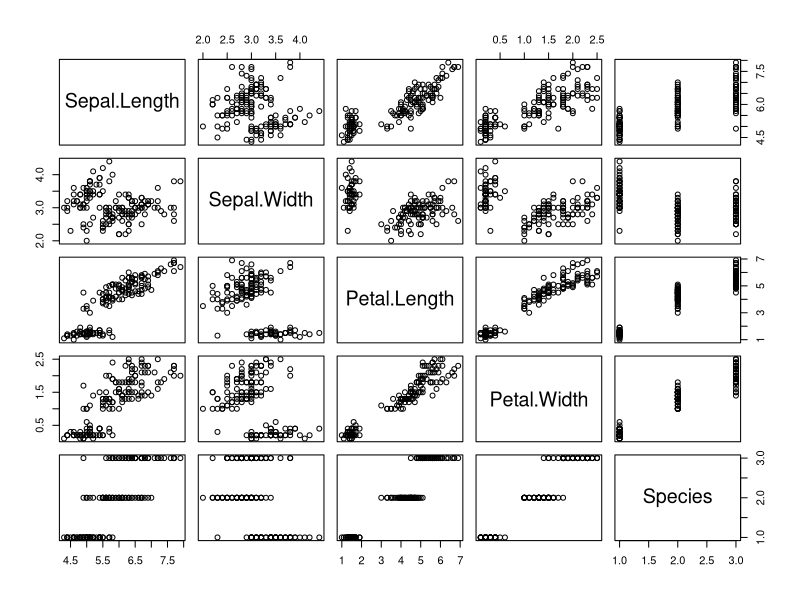
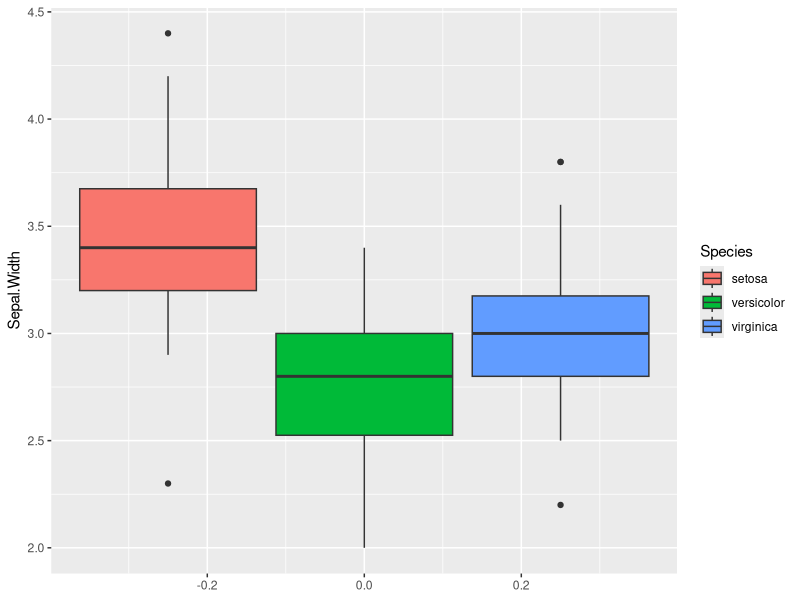
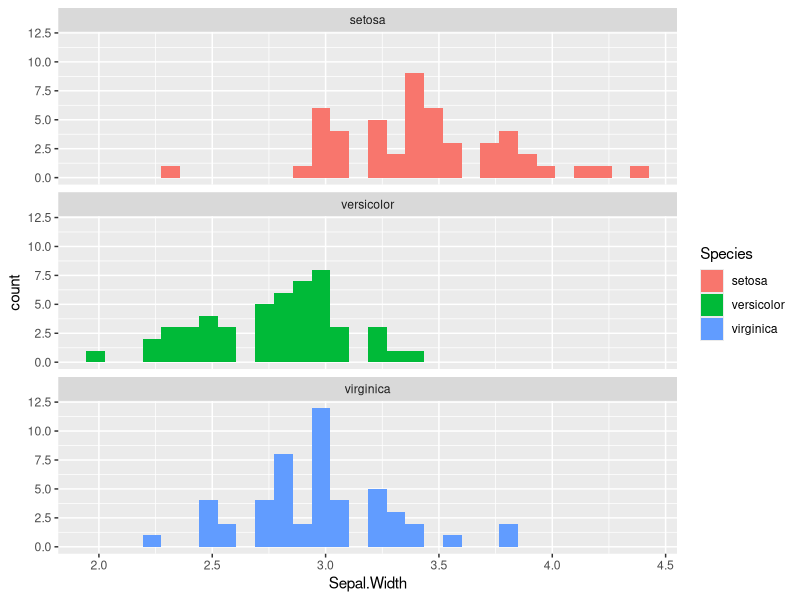
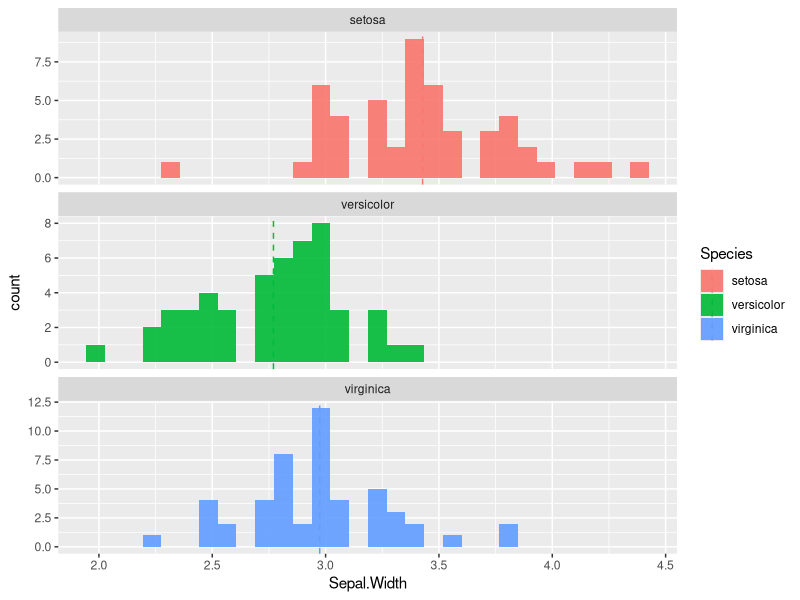
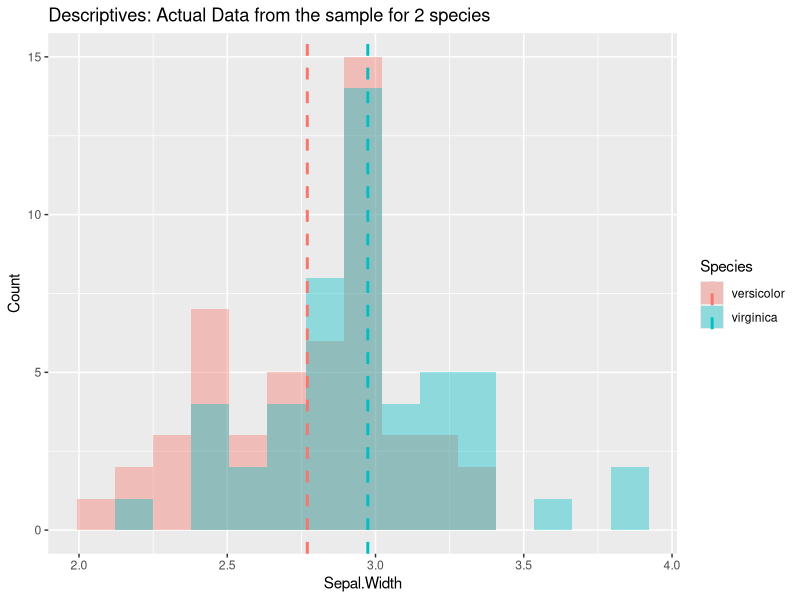
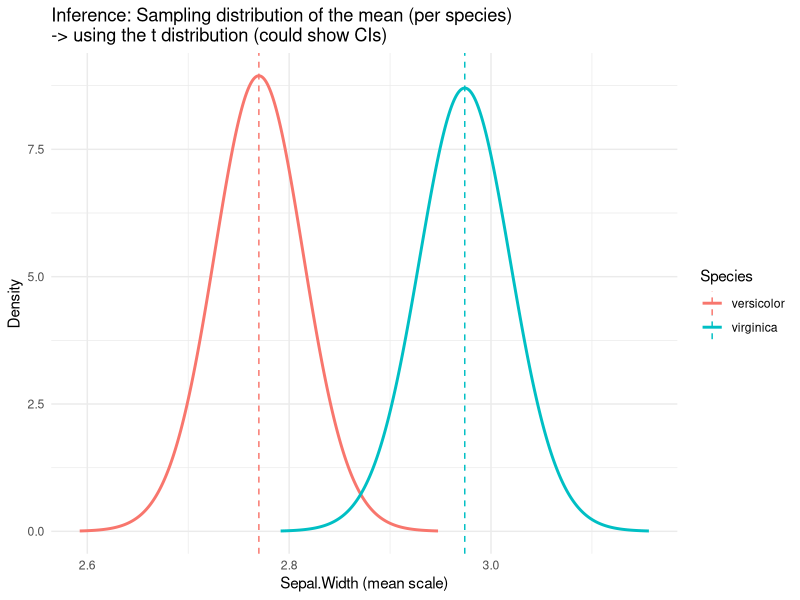
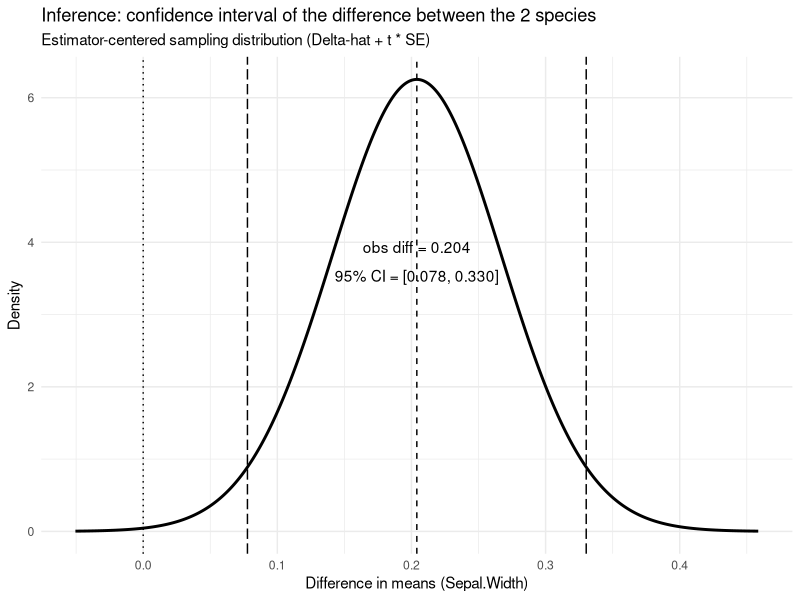
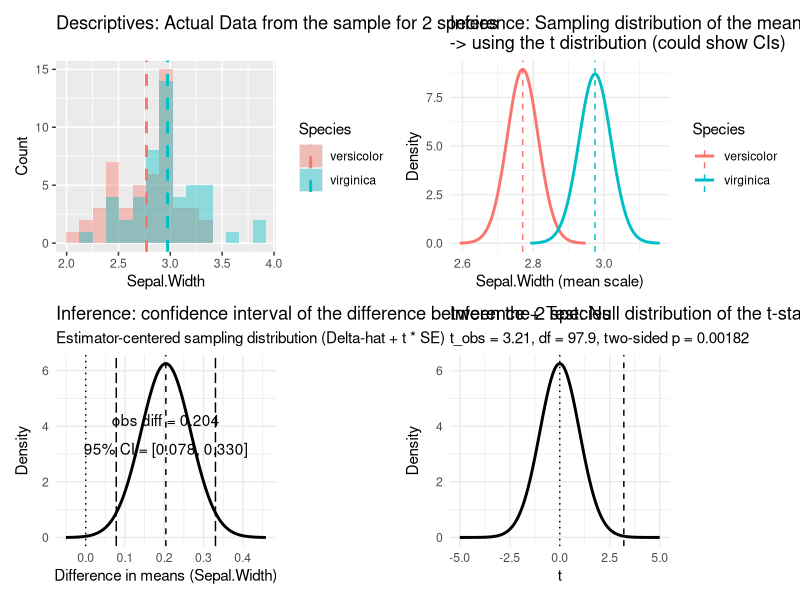

These figures' R source, in order:
library(tidyverse)
library(patchwork)

set.seed(123)

# Confidence Intervals & Hypothesis Testing (Student’s t)

#### Toolbox with main functions ####

##### Confidence Intervals #####

### One sample distribution: CIs of a mean
# Assumes independent and identically distributed (i.d.d) draws; uses t with length(x)-1 df and sd(x)/sqrt(n).
# t.test(x, conf.level = 0.95)

ci <- t.test(iris$Sepal.Width, conf.level = 0.95)$conf.int
ci                        # [lower, upper]
ci[1]; ci[2]              # extract bounds

# equivalent to:
x  <- iris$Sepal.Width
n  <- length(x)
m  <- mean(x)
se <- sd(x) / sqrt(n)
tcrit <- qt(0.975, df = n - 1) # similar to qnorm we used last week, this time we use the student distribution instead of a normal distribution
c(m - tcrit*se, m + tcrit*se)

# >> already relevant: the ci is dependent on the distribution we want to draw the z-scores from (and the se calculation) -> assumptions!!

### For a one-sample proportion
# x = number of successes, n = trials
# prop.test(x, n, conf.level = 0.95)$conf.int   # CI with continuity correction
prop.test(1104, 1824, conf.level = 0.95)$conf.int   # >> look at the help function!

### For a two-sample difference in mean
# t.test(x1, x2, var.equal = FALSE)$conf.int
x1 <- c(2, 7, 2, 8, 10, 5)
x2 <- c(5, 8, 7, 9, 10, 10)

# Welch CI (unequal variances, default)
t.test(x1, x2, var.equal = FALSE)$conf.int

# Student (pooled) CI
t.test(x1, x2, var.equal = TRUE)$conf.int

# Welch = no assumption of equal variance;
# Student = assumes equal variance, slightly narrower CI if true.

# paired t.test

# Difference of paired observations, e.g. before vs after
t.test(x1, x2, paired = TRUE)$conf.int
# or
t.test(x1 - x2)$conf.int   # equivalent
# Assumes differences are approximately normal.

##### Hypothesis Testing: Student’s t #####

### One-sample t-test ###
# Tests whether the sample mean differs from a hypothesized population mean (μtest)
# Assumes i.i.d. draws and approximate normality of the sampling distribution.

# t.test(x, mu = μtest)
t.test(iris$Sepal.Width)   # H0: mean = 0, mean = 0, two-sided alternative by default
t.test(iris$Sepal.Width, mu = 3)   # H0: mean = 3, two-sided alternative by default

### Reading the output ###
# >> Each t.test() call reports:
#   t = test statistic t_obs = (mean(x) - μtest) / (sd(x)/√n) for a test with equal variance
#   df = degrees of freedom (n-1)
#   p-value = probability under H₀ (P(|T| ≥ |t_obs|))
#   confidence interval = range of plausible values, (the 95% CI for the mean or mean difference)
#   sample estimates = sample means (or differences)
#
# Note: the CI and the p-value are two views of the same inference.
# If the CI excludes μtest (or 0 for a difference), the p-value < α.

# Check a one-sided alternative:
t.test(iris$Sepal.Width, mu = 3, alternative = "greater")  # H1: mean > 3
t.test(iris$Sepal.Width, mu = 3, alternative = "less")     # H1: mean < 3

# equivalent manual calculation
x  <- iris$Sepal.Width
n  <- length(x)
m  <- mean(x)
se <- sd(x)/sqrt(n)
t_obs <- (m - 3)/se
pval  <- 2*pt(-abs(t_obs), df = n-1)
t_obs; pval

### Two-sample t-tests ###
# Compare means from two independent groups.
# t.test(x1, x2, var.equal = FALSE)  -> Welch test (default, unequal variances)
# t.test(x1, x2, var.equal = TRUE)   -> Student test (equal variances assumed)

x1 <- c(2, 7, 2, 8, 10, 5)
x2 <- c(5, 8, 7, 9, 10, 10)

t.test(x1, x2)                           # Welch two-sided test
t.test(x1, x2, var.equal = TRUE)         # Student (pooled) version

# One-sided alternatives:
t.test(x1, x2, alternative = "greater")  # H1: mean(x1) > mean(x2)
t.test(x1, x2, alternative = "less")     # H1: mean(x1) < mean(x2)

# Equivalent manual computation for Welch’s t
# n1 <- length(x1); n2 <- length(x2)
# s1 <- sd(x1); s2 <- sd(x2)
# m1 <- mean(x1); m2 <- mean(x2)
# SE_diff <- sqrt(s1^2/n1 + s2^2/n2)
# t_obs <- (m1 - m2)/SE_diff
# df_welch <- (s1^2/n1 + s2^2/n2)^2 /
#   ((s1^2/n1)^2/(n1-1) + (s2^2/n2)^2/(n2-1))
# pval <- 2*pt(-abs(t_obs), df = df_welch)
# t_obs; df_welch; pval

### Paired t-test ###
# Used when observations are matched (before–after, twin studies, etc.)
# Tests whether the mean difference (x1 - x2) is zero.

before <- c(3.2, 4.1, 3.8, 3.5, 4.0)
after  <- c(3.6, 4.4, 4.1, 3.7, 4.3)

t.test(before, after, paired = TRUE)     # two-sided by default
t.test(before, after, paired = TRUE, alternative = "greater")  # one-sided

# >> what are the assumptions of all these different tests? t.test with var.equal = T, t.test with var.equal = F?
# -> alternatives can be bootstraps, permutations, or non-parametric tests

# bonus example of a bootstrap ci
B <- 2000
boot_means <- replicate(B, mean(sample(iris$Sepal.Width, replace = TRUE)))
quantile(boot_means, c(0.025, 0.975))         # Percentile CI
# here is a great illustration of a permutation test for 2 samples: https://www.jwilber.me/permutationtest/


#### Comparing samples ####

irisData <- iris

plot(irisData)

# compare populations

irisData %>% 
  ggplot(aes(y = Sepal.Width, fill = Species))+
  geom_boxplot()

irisData %>% 
  ggplot(aes(x = Sepal.Width, fill = Species))+
  geom_histogram(position = "identity")+
  facet_wrap(~Species, nrow = 3)

means <- irisData %>% 
  group_by(Species) %>% 
  summarise(m = mean(Sepal.Width, na.rm = TRUE))

irisData %>% 
  ggplot(aes(x = Sepal.Width, fill = Species)) +
  geom_histogram(position = "identity", alpha = 0.9) +
  facet_wrap(~Species, nrow = 3, scales = "free_y") +
  geom_vline(data = means, aes(xintercept = m, colour = Species),
             linetype = "dashed")

# how do we test whether two species have a different mean for that variable in the example?
# essentially we do an inference on the distribution of the mean of the original population from which these samples were drawn from:

# use the help to look at what t.test() does (e.g. what is the default behavior & assumptions? paired samples? equal variance?)
# >> t.test isn't actually a simple student t-test by default...

t.test(irisData %>% #sample1
         filter(Species == "versicolor") %>% 
         pull(Sepal.Width),
       irisData %>% #sample2
         filter(Species == "virginica") %>% 
         pull(Sepal.Width)
       )

t.test(irisData %>% #sample1
         filter(Species == "virginica") %>% 
         pull(Sepal.Width),
       irisData %>% #sample2
         filter(Species != "virginica") %>% 
         pull(Sepal.Width)
)

t.test(irisData %>% #sample1
         filter(Species == "virginica") %>% 
         pull(Sepal.Width),
       irisData %>% #sample2
         filter(Species != "virginica") %>% 
         pull(Sepal.Width),
       alternative = "greater"
)

t.test(irisData %>% #sample1
         filter(Species == "virginica") %>% 
         pull(Sepal.Width),
       irisData %>% #sample2
         filter(Species != "virginica") %>% 
         pull(Sepal.Width),
       alternative = "less"
)

# >> it is fairly easy to run a t.test (welch, proportion, or other 1 or 2 sample, one or two sided tests)
# >> what might be more complicated, is to understand what a test actually does. 
# >> the following code, and resulting plots are meant to explore concepts that go from
# >> the description of 2 plant samples (and the width of their sepal)
# >> to the test statistic that evaluates how likely the two samples are coming from different populations.

# >> I would like to spend some time discussing the final plot. If one concept is not clear to you, maybe the code can help clarify it. 
# >> if the code doesn't help, you can talk to us, go back to Agresti, or use a ChatBot to explain it.

#### Visualizing how a t.test works #### 
# pick the two species to compare
pair <- c("virginica","versicolor")

dat2 <- irisData %>% filter(Species %in% pair)

# Welch t-test on Sepal.Width
t.test(Sepal.Width ~ Species, data = dat2)

# Per-species summaries
summ <- dat2 %>% 
  group_by(Species) %>% 
  summarise(n = dplyr::n(),
            mean = mean(Sepal.Width),
            sd = sd(Sepal.Width),
            se = sd/sqrt(n),
            df = n - 1)

p0 <- dat2 %>% 
  ggplot(aes(x = Sepal.Width, fill = Species)) +
  geom_histogram(position = "identity", alpha = 0.4, bins = 15) +
  geom_vline(data = summ, aes(xintercept = mean, colour = Species),
             linetype = "dashed", linewidth = 1)+
  labs(title= "Descriptives: Actual Data from the sample for 2 species",
       y = "Count")

p0

# 1) Per-species sampling distribution of the mean:
#    X = mean + t * se,   f_X(x) = dt(t, df)/se
tgrid <- tibble(t = seq(-4, 4, length.out = 501))
mean_dens <- summ %>% 
  crossing(tgrid) %>%
  mutate(x = mean + t*se,
         density = dt(t, df)/se)

p1 <- ggplot(mean_dens, aes(x = x, y = density, color = Species)) +
  geom_line(linewidth = 1) +
  geom_vline(data = summ, aes(xintercept = mean, color = Species), linetype = "dashed") +
  labs(title = "Inference: Sampling distribution of the mean (per species)\n-> using the t distribution (could show CIs)",
       x = "Sepal.Width (mean scale)", y = "Density") +
  theme_minimal()

p1

# 2) Sampling distribution of the mean difference (Welch):
#    D = (m1 - m2) + t * SE_diff,  df = Welch-Satterthwaite
s1 <- summ %>% filter(Species == pair[1])
s2 <- summ %>% filter(Species == pair[2])

SE_diff <- sqrt(s1$sd^2/s1$n + s2$sd^2/s2$n)
diff_hat <- s1$mean - s2$mean

# Welch df
df_welch <- (s1$sd^2/s1$n + s2$sd^2/s2$n)^2 /
  ((s1$sd^2/s1$n)^2/(s1$n-1) + (s2$sd^2/s2$n)^2/(s2$n-1))

tgrid2 <- tibble(t = seq(-4, 4, length.out = 1000))
diff_dens <- tgrid2 %>%
  transmute(x = diff_hat + t*SE_diff,
            density = dt(t, df = df_welch)/SE_diff)

# 95% CI via Welch t
tcrit   <- qt(0.975, df = df_welch)
ci_low  <- diff_hat - tcrit * SE_diff
ci_high <- diff_hat + tcrit * SE_diff

p2 <- ggplot(diff_dens, aes(x = x, y = density)) +
  geom_line(linewidth = 1) +
  geom_vline(xintercept = 0, linetype = "dotted") +      # null difference
  geom_vline(xintercept = diff_hat, linetype = "dashed") +# observed diff
  geom_vline(xintercept = c(ci_low, ci_high), linetype = "longdash") +  # 95% CI
  annotate("text",
           x = diff_hat, y = max(diff_dens$density)*0.6,
           vjust = -0.6, label = sprintf("obs diff = %.3f", diff_hat)) +
  annotate("text",
           x = (ci_low + ci_high)/2, y = max(diff_dens$density)*0.6,
           vjust = 1.8, label = sprintf("95%% CI = [%.3f, %.3f]", ci_low, ci_high)) +
  labs(
    title = "Inference: confidence interval of the difference between the 2 species",
    subtitle = "Estimator-centered sampling distribution (Delta-hat + t * SE)",
    x = "Difference in means (Sepal.Width)", y = "Density"
  ) +
  theme_minimal()

p2

t_obs <- diff_hat / SE_diff
pval  <- 2 * pt(-abs(t_obs), df = df_welch)

tgrid3 <- tibble(t = seq(-5, 5, length.out = 2001))
null_dens <- tgrid3 %>%
  transmute(
    t = t,
    density = dt(t, df = df_welch) / SE_diff  # change-of-variables
  )

p3 <- ggplot(null_dens, aes(x = t, y = density)) +
  geom_line(linewidth = 1) +
  geom_area(data = subset(null_dens, t >= t_obs), fill = "red", alpha = 0.25) +
  geom_area(data = subset(null_dens, t <= -t_obs), fill = "red", alpha = 0.25) +
  geom_vline(xintercept = 0, linetype = "dotted") +        # H0 center
  geom_vline(xintercept = t_obs, linetype = "dashed") + # observed diff
  labs(
    title = "Inference + Test: Null distribution of the t-statistic (Welch)",
    subtitle = sprintf("t_obs = %.2f, df = %.1f, two-sided p = %.3g",
                       t_obs, df_welch, pval),
    y = "Density"
  ) +
  theme_minimal()

wrap_plots(p0, p1, p2, p3, ncol = 2)

# >> once we have understood the different steps going through this visualization, we can be more comfortable to just type in a t.test(sample1, sample2) line ;)....
t.test(irisData %>% #sample1
         filter(Species == "versicolor") %>% 
         pull(Sepal.Width),
       irisData %>% #sample2
         filter(Species == "virginica") %>% 
         pull(Sepal.Width)
)



